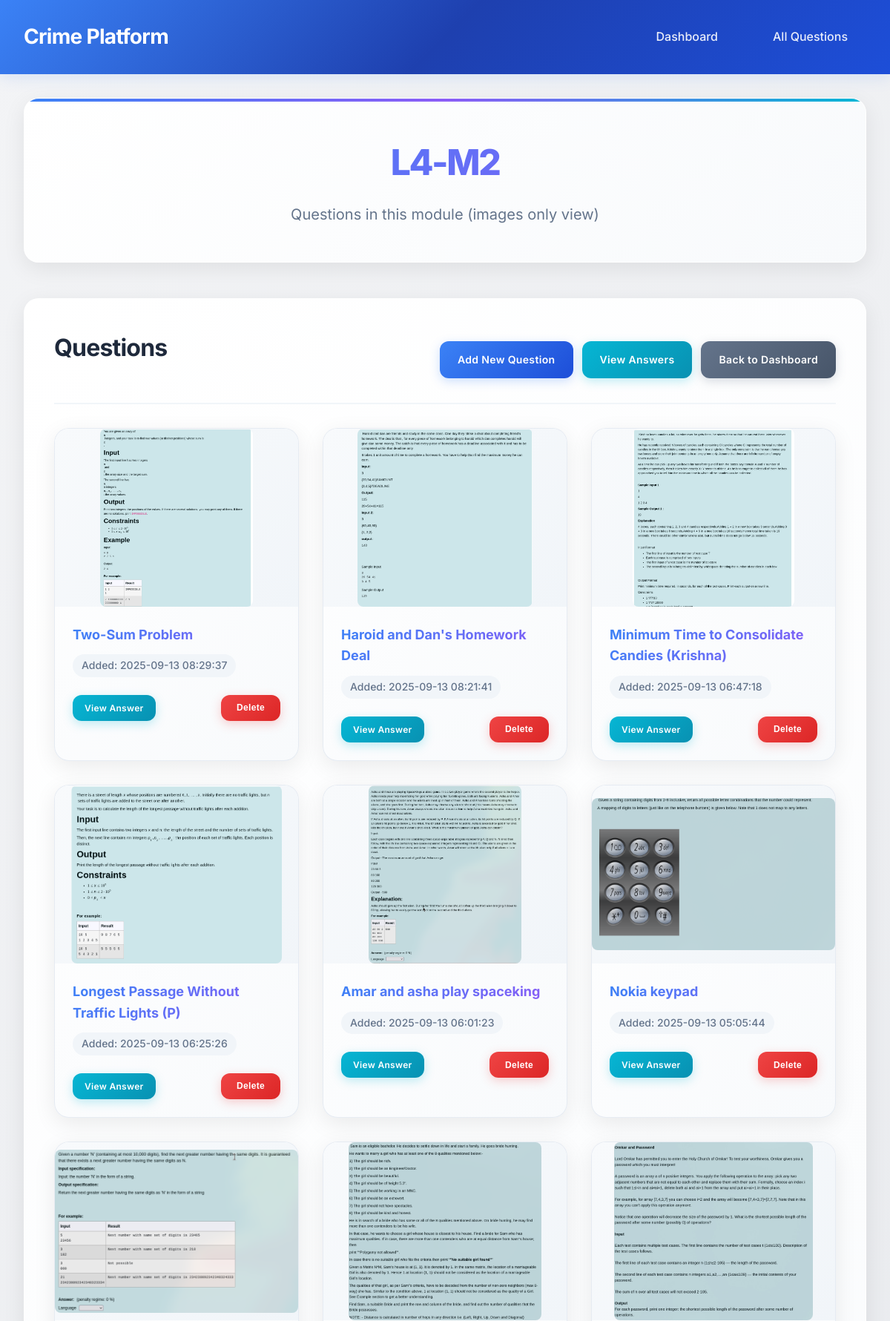
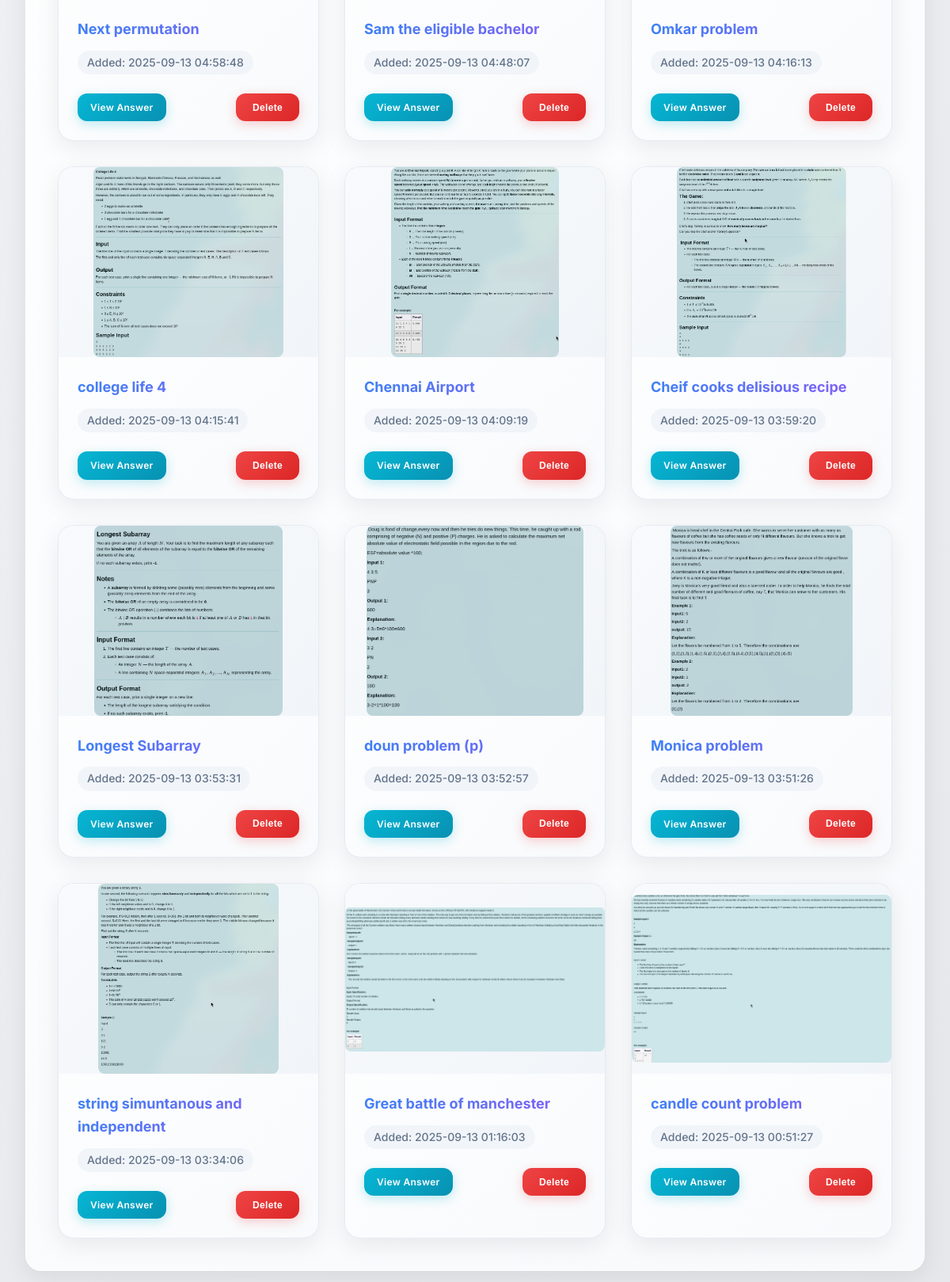
The app's page /module/3 (upper part) with its own data (2 pictures, top to bottom).
### tables this page shows
CREATE TABLE modules (
            id INTEGER PRIMARY KEY AUTOINCREMENT,
            name TEXT NOT NULL UNIQUE,
            created_at TIMESTAMP DEFAULT CURRENT_TIMESTAMP
        );

CREATE TABLE questions (
            id INTEGER PRIMARY KEY AUTOINCREMENT,
            module_id INTEGER NOT NULL,
            image_path TEXT NOT NULL,
            answer TEXT NOT NULL,
            created_at TIMESTAMP DEFAULT CURRENT_TIMESTAMP, name TEXT NOT NULL DEFAULT "Untitled Question",
            FOREIGN KEY (module_id) REFERENCES modules (id) ON DELETE CASCADE
        );

### app.py (the view)
@app.route('/module/<int:module_id>')
def module_view(module_id):
    conn = get_db_connection()
    module = conn.execute(
        'SELECT * FROM modules WHERE id = ?', (module_id,)
    ).fetchone()
    if not module:
        flash('Module not found!', 'error')
        return redirect(url_for('dashboard'))
    questions = conn.execute(
        'SELECT * FROM questions WHERE module_id = ? ORDER BY created_at DESC',
        (module_id,)
    ).fetchall()
    conn.close()
    return render_template('module.html', module=module, questions=questions)

### app.py (called while the page is built)
@app.after_request
def add_security_headers(response):
    response.headers['X-Content-Type-Options'] = 'nosniff'
    response.headers['X-Frame-Options'] = 'DENY'
    response.headers['X-XSS-Protection'] = '1; mode=block'
    response.headers['Strict-Transport-Security'] = 'max-age=31536000; includeSubDomains'
    return response

def get_db_connection():
    conn = sqlite3.connect('Crime_platform.db', timeout=20.0)
    conn.row_factory = sqlite3.Row
    conn.execute('PRAGMA foreign_keys = ON')
    return conn

### templates/module.html (shortened to what this page needs)
{% extends "base.html" %}
{% block content %}
<div class="page-header">
    <h1>{{ module.name }}</h1>
    <p>Questions in this module (images only view)</p>
</div>
<div class="section">
    <div class="section-header">
        <h2>Questions</h2>
        <div class="section-actions">
            <a href="{{ url_for('add_question', module_id=module.id) }}" class="btn btn-primary">Add New Question</a>
            <a href="{{ url_for('answers_view', module_id=module.id) }}" class="btn btn-info">View Answers</a>
            <a href="{{ url_for('dashboard') }}" class="btn btn-secondary">Back to Dashboard</a>
        </div>
    </div>
    {% if questions %}
        <div class="questions-grid">
            {% for question in questions %}
            <div class="question-card">
                <div class="question-image">
                    <img src="{{ url_for('uploaded_file', filename=question.image_path) }}"
                         alt="{{ question.name or 'Question ' ~ loop.index }}"
                         class="question-img">
                </div>
                <div class="question-info">
                    <p class="question-number">{{ question.name or 'Question #' ~ loop.index }}</p>
                    <small class="question-date">Added: {{ question.created_at }}</small>
                </div>
                <div class="question-actions">
                    <a href="{{ url_for('question_answer', question_id=question.id) }}"
                       class="btn btn-info btn-small">View Answer</a>
                    <button class="btn btn-danger btn-small delete-question"
                            data-question-id="{{ question.id }}"
                            data-name="{{ question.name or 'Question #' ~ loop.index }}">Delete</button>
                </div>
            </div>
            {% endfor %}
        </div>
    {% else %}
        <div class="empty-state">
            <p>No questions added yet. <a href="{{ url_for('add_question', module_id=module.id) }}">Add your first question!</a></p>
        </div>
    {% endif %}
</div>
{% endblock %}

### records on screen
modules: name "L4-M2"
questions: image_path (picture), name "Two-Sum Problem", created_at "2025-09-13 08:29:37"
questions: image_path (picture), name "Haroid and Dan's Homework Deal", created_at "2025-09-13 08:21:41"
questions: image_path (picture), name "Minimum Time to Consolidate Candies (Krishna)", created_at "2025-09-13 06:47:18"
questions: image_path (picture), name "Longest Passage Without Traffic Lights (P)", created_at "2025-09-13 06:25:26"
questions: image_path (picture), name "Amar and asha play spaceking", created_at "2025-09-13 06:01:23"
questions: image_path (picture), name "Nokia keypad", created_at "2025-09-13 05:05:44"
questions: image_path (picture), name "Next permutation", created_at "2025-09-13 04:58:48"
questions: image_path (picture), name "Sam the eligible bachelor", created_at "2025-09-13 04:48:07"
questions: image_path (picture), name "Omkar problem", created_at "2025-09-13 04:16:13"
questions: image_path (picture), name "college life 4", created_at "2025-09-13 04:15:41"
questions: image_path (picture), name "Chennai Airport", created_at "2025-09-13 04:09:19"
questions: image_path (picture), name "Cheif cooks delisious recipe", created_at "2025-09-13 03:59:20"
questions: image_path (picture), name "Longest Subarray", created_at "2025-09-13 03:53:31"
questions: image_path (picture), name "doun problem (p)", created_at "2025-09-13 03:52:57"
questions: image_path (picture), name "Monica problem", created_at "2025-09-13 03:51:26"
questions: image_path (picture), name "string simuntanous and independent", created_at "2025-09-13 03:34:06"
questions: image_path (picture), name "Great battle of manchester", created_at "2025-09-13 01:16:03"
questions: image_path (picture), name "candle count problem", created_at "2025-09-13 00:51:27"
